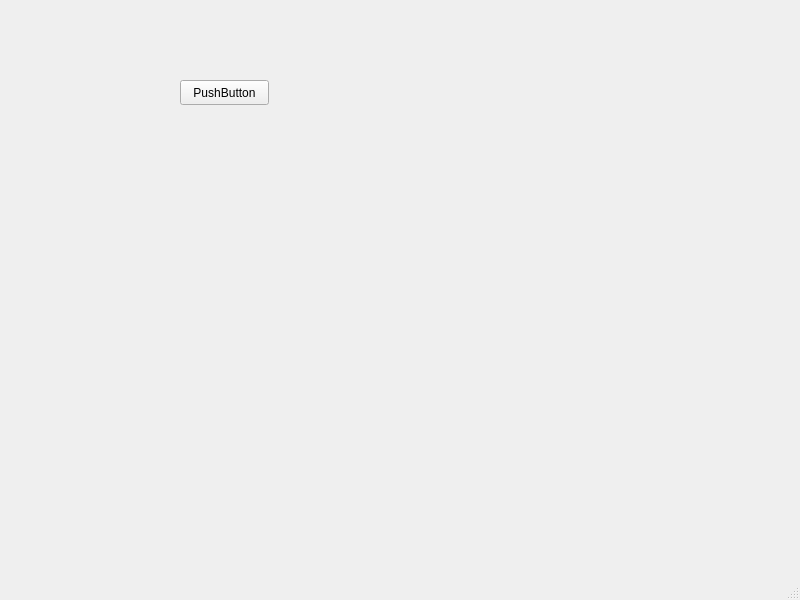
<?xml version="1.0" encoding="UTF-8"?>
<ui version="4.0">
 <class>MainWindow</class>
 <widget class="QMainWindow" name="MainWindow">
  <property name="geometry">
   <rect>
    <x>0</x>
    <y>0</y>
    <width>800</width>
    <height>600</height>
   </rect>
  </property>
  <property name="windowTitle">
   <string>MainWindow</string>
  </property>
  <widget class="QWidget" name="centralwidget">
   <widget class="QPushButton" name="pushButton">
    <property name="geometry">
     <rect>
      <x>180</x>
      <y>80</y>
      <width>89</width>
      <height>25</height>
     </rect>
    </property>
    <property name="text">
     <string>PushButton</string>
    </property>
   </widget>
  </widget>
  <widget class="QMenuBar" name="menubar">
   <property name="geometry">
    <rect>
     <x>0</x>
     <y>0</y>
     <width>800</width>
     <height>22</height>
    </rect>
   </property>
  </widget>
  <widget class="QStatusBar" name="statusbar"/>
 </widget>
 <resources/>
 <connections>
  <connection>
   <sender>pushButton</sender>
   <signal>clicked()</signal>
   <receiver>MainWindow</receiver>
   <slot>close()</slot>
   <hints>
    <hint type="sourcelabel">
     <x>204</x>
     <y>114</y>
    </hint>
    <hint type="destinationlabel">
     <x>209</x>
     <y>145</y>
    </hint>
   </hints>
  </connection>
 </connections>
</ui>
